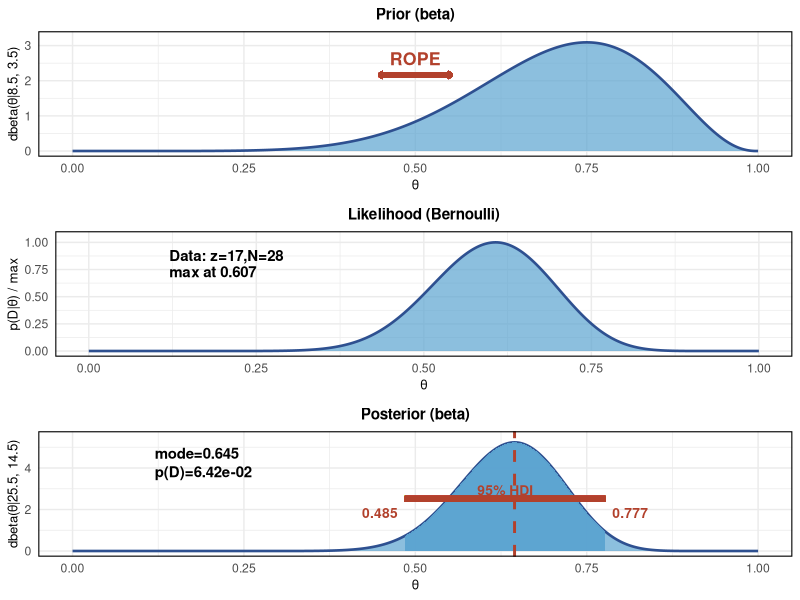

Generate this figure with R:
# ╔═══════════════════════════════════════════════════════════════════╗
# ║         C语言 vs Python性能比较：完整实验统计分析                  ║
# ║                  Bayesian & Frequentist Analysis                    ║
# ╚═══════════════════════════════════════════════════════════════════╝

# 实验设计：
# - 样本量：N = 28 对应的Python-C程序对
# - 结果：C程序较快的次数 z = 17（60.71%）
# - 问题：C程序是否真的比Python快？

library(ggplot2)
library(gridExtra)

cat("\n")
cat("╔═══════════════════════════════════════════════════════════════════╗\n")
cat("║              C程序 vs Python程序性能对比分析                       ║\n")
cat("║                    (28个程序配对实验)                              ║\n")
cat("╚═══════════════════════════════════════════════════════════════════╝\n")

# ========== 参数设定 ==========
n <- 28
z <- 17
p0 <- 0.5

# 先验参数（贝叶斯分析）
a_prior <- 8.5
b_prior <- 3.5
a_posterior <- a_prior + z
b_posterior <- b_prior + (n - z)

# ROPE区间
rope_lower <- 0.45
rope_upper <- 0.55

# ═══════════════════════════════════════════════════════════════════════
# 第一部分：频率主义Z检验
# ═══════════════════════════════════════════════════════════════════════

cat("\n【第一部分：频率主义推断（Z检验）】\n")
cat("─────────────────────────────────────────────\n")

p_hat <- z / n
se <- sqrt(p0 * (1 - p0) / n)
z_value <- (p_hat - p0) / se
p_value_freq <- 2 * pnorm(-abs(z_value))

# 二项检验
binom_test_result <- binom.test(z, n, p0, alternative = "two.sided")

cat(sprintf("样本比例（p̂）：%.4f (%.2f%%)\n", p_hat, p_hat * 100))
cat(sprintf("标准误（SE）：%.6f\n", se))
cat(sprintf("Z统计量：%.4f\n", z_value))
cat(sprintf("p值（双尾）：%.4f\n", p_value_freq))
cat(sprintf("\n决策（α = 0.05）：\n"))
if (p_value_freq < 0.05) {
  cat("  ✓ 拒绝零假设：C程序显著快于Python\n")
} else {
  cat("  ✗ 无法拒绝零假设：C程序与Python无显著差异\n")
}

# ═══════════════════════════════════════════════════════════════════════
# 第二部分：贝叶斯分析
# ═══════════════════════════════════════════════════════════════════════

cat("\n\n【第二部分：贝叶斯推断（Beta-Bernoulli模型）】\n")
cat("─────────────────────────────────────────────\n")

# 计算模式和均值
prior_mode <- (a_prior - 1) / (a_prior + b_prior - 2)
prior_mean <- a_prior / (a_prior + b_prior)
prior_quantiles <- qbeta(c(0.025, 0.975), a_prior, b_prior)

posterior_mode <- (a_posterior - 1) / (a_posterior + b_posterior - 2)
posterior_mean <- a_posterior / (a_posterior + b_posterior)
posterior_quantiles <- qbeta(c(0.025, 0.975), a_posterior, b_posterior)

# 边际似然
p_D <- integrate(function(x) dbeta(x, a_prior, b_prior) * dbinom(z, n, x), 0, 1)$value

# 似然比较
likelihood_max <- z / n

cat(sprintf("\n先验分布：Beta(%.1f, %.1f)\n", a_prior, b_prior))
cat(sprintf("  Mode：%.4f\n", prior_mode))
cat(sprintf("  均值：%.4f\n", prior_mean))
cat(sprintf("  95%% CI：[%.4f, %.4f]\n", prior_quantiles[1], prior_quantiles[2]))

cat(sprintf("\n后验分布：Beta(%.1f, %.1f)\n", a_posterior, b_posterior))
cat(sprintf("  Mode：%.4f\n", posterior_mode))
cat(sprintf("  均值：%.4f\n", posterior_mean))
cat(sprintf("  95%% HDI：[%.4f, %.4f]\n", posterior_quantiles[1], posterior_quantiles[2]))
cat(sprintf("\n边际似然 p(D)：%.4e\n", p_D))
cat(sprintf("最大似然估计 MLE：%.4f\n", likelihood_max))

cat(sprintf("\n贝叶斯推论：\n"))
cat(sprintf("  先验 → 后验的变化：%.4f → %.4f\n", prior_mode, posterior_mode))
cat(sprintf("  可信度区间变窄：宽度从 %.4f → %.4f\n", 
    prior_quantiles[2] - prior_quantiles[1],
    posterior_quantiles[2] - posterior_quantiles[1]))

# ═══════════════════════════════════════════════════════════════════════
# 第三部分：可视化
# ═══════════════════════════════════════════════════════════════════════

cat("\n\n【第三部分：生成可视化图表】\n")
cat("─────────────────────────────────────────────\n")

# 生成θ序列
theta <- seq(0, 1, length.out = 1000)

# 计算密度
prior <- dbeta(theta, a_prior, b_prior)
likelihood_raw <- theta^z * (1 - theta)^(n - z)
likelihood <- likelihood_raw / max(likelihood_raw)
posterior <- dbeta(theta, a_posterior, b_posterior)

df_prior <- data.frame(theta = theta, density = prior)
df_likelihood <- data.frame(theta = theta, density = likelihood)
df_posterior <- data.frame(theta = theta, density = posterior)

# 图1：先验分布
p1 <- ggplot(df_prior, aes(x = theta, y = density)) +
  geom_area(fill = "#5BA3D0", alpha = 0.7, color = NA) +
  geom_line(color = "#2E5090", linewidth = 0.9) +
  annotate("text", x = 0.5, y = max(prior) * 0.85,
           label = "ROPE", color = "#B2412C", fontface = "bold", size = 4.5, hjust = 0.5) +
  geom_segment(aes(x = rope_lower, xend = rope_upper, y = max(prior) * 0.70, yend = max(prior) * 0.70),
               color = "#B2412C", linewidth = 2, arrow = arrow(ends = "both", length = unit(0.08, "cm"))) +
  xlim(0, 1) + ylim(0, max(prior) * 1.05) +
  labs(title = "Prior (beta)",
       x = "θ",
       y = sprintf("dbeta(θ|%.1f, %.1f)", a_prior, b_prior)) +
  theme_minimal() +
  theme(
    plot.title = element_text(hjust = 0.5, size = 11, face = "bold"),
    axis.title = element_text(size = 9.5),
    panel.border = element_rect(fill = NA, color = "black", linewidth = 0.75)
  )

# 图2：似然函数
p2 <- ggplot(df_likelihood, aes(x = theta, y = density)) +
  geom_area(fill = "#5BA3D0", alpha = 0.7, color = NA) +
  geom_line(color = "#2E5090", linewidth = 0.9) +
  annotate("text", x = 0.12, y = max(likelihood) * 0.88,
           label = sprintf("Data: z=%d,N=%d", z, n),
           color = "black", fontface = "bold", size = 3.8, hjust = 0) +
  annotate("text", x = 0.12, y = max(likelihood) * 0.73,
           label = sprintf("max at %.3f", likelihood_max),
           color = "black", fontface = "bold", size = 3.8, hjust = 0) +
  xlim(0, 1) + ylim(0, max(likelihood) * 1.05) +
  labs(title = "Likelihood (Bernoulli)",
       x = "θ",
       y = "p(D|θ) / max") +
  theme_minimal() +
  theme(
    plot.title = element_text(hjust = 0.5, size = 11, face = "bold"),
    axis.title = element_text(size = 9.5),
    panel.border = element_rect(fill = NA, color = "black", linewidth = 0.75)
  )

# 图3：后验分布
p3 <- ggplot(df_posterior, aes(x = theta, y = density)) +
  geom_area(fill = "#5BA3D0", alpha = 0.7, color = NA) +
  geom_line(color = "#2E5090", linewidth = 0.9) +
  geom_area(data = df_posterior[df_posterior$theta >= posterior_quantiles[1] & 
                                df_posterior$theta <= posterior_quantiles[2], ],
            fill = "#5BA3D0", alpha = 0.95, color = NA) +
  geom_vline(xintercept = posterior_mode, color = "#B2412C", linetype = "dashed", linewidth = 1) +
  annotate("text", x = 0.12, y = max(posterior) * 0.90,
           label = sprintf("mode=%.3f", posterior_mode),
           color = "black", fontface = "bold", size = 3.8, hjust = 0) +
  annotate("text", x = 0.12, y = max(posterior) * 0.73,
           label = sprintf("p(D)=%.2e", p_D),
           color = "black", fontface = "bold", size = 3.8, hjust = 0) +
  geom_segment(aes(x = posterior_quantiles[1], xend = posterior_quantiles[2], 
                   y = max(posterior) * 0.48, yend = max(posterior) * 0.48),
               color = "#B2412C", linewidth = 2) +
  annotate("text", x = (posterior_quantiles[1] + posterior_quantiles[2])/2, y = max(posterior) * 0.56,
           label = "95% HDI", color = "#B2412C", fontface = "bold", size = 3.5, hjust = 0.5) +
  annotate("text", x = posterior_quantiles[1] - 0.01, y = max(posterior) * 0.35,
           label = sprintf("%.3f", posterior_quantiles[1]),
           color = "#B2412C", fontface = "bold", size = 3.5, hjust = 1) +
  annotate("text", x = posterior_quantiles[2] + 0.01, y = max(posterior) * 0.35,
           label = sprintf("%.3f", posterior_quantiles[2]),
           color = "#B2412C", fontface = "bold", size = 3.5, hjust = 0) +
  xlim(0, 1) + ylim(0, max(posterior) * 1.05) +
  labs(title = "Posterior (beta)",
       x = "θ",
       y = sprintf("dbeta(θ|%.1f, %.1f)", a_posterior, b_posterior)) +
  theme_minimal() +
  theme(
    plot.title = element_text(hjust = 0.5, size = 11, face = "bold"),
    axis.title = element_text(size = 9.5),
    panel.border = element_rect(fill = NA, color = "black", linewidth = 0.75)
  )

# 组合三个图表
combined_plot <- gridExtra::grid.arrange(p1, p2, p3, ncol = 1, heights = c(1, 1, 1))
ggsave("complete_experiment_analysis.png", combined_plot, width = 8.5, height = 10.5, dpi = 300)

print(combined_plot)

cat("\n✓ 贝叶斯分析图表已保存：complete_experiment_analysis.png\n")

# ═══════════════════════════════════════════════════════════════════════
# 总结
# ═══════════════════════════════════════════════════════════════════════

cat("\n")
cat("╔═══════════════════════════════════════════════════════════════════╗\n")
cat("║                         结论总结                                   ║\n")
cat("╚═══════════════════════════════════════════════════════════════════╝\n")

cat(sprintf("1. 频率主义检验结论：\n"))
cat(sprintf("   - Z = %.4f, p = %.4f (> 0.05)\n", z_value, p_value_freq))
cat(sprintf("   - 在α=0.05显著性水平下，无法拒绝零假设\n"))
cat(sprintf("   - C程序与Python程序性能无统计显著差异\n\n"))

cat(sprintf("2. 贝叶斯分析结论：\n"))
cat(sprintf("   - 先验认为：C程序有 %.1f%% 概率更快\n", prior_mode * 100))
cat(sprintf("   - 数据显示：C程序有 %.2f%% 概率更快（样本）\n", likelihood_max * 100))
cat(sprintf("   - 后验认为：C程序有 %.1f%% 概率更快\n", posterior_mode * 100))
cat(sprintf("   - 可信度提高：从 [%.1f%%, %.1f%%] 到 [%.1f%%, %.1f%%]\n",
            prior_quantiles[1] * 100, prior_quantiles[2] * 100,
            posterior_quantiles[1] * 100, posterior_quantiles[2] * 100))

cat(sprintf("\n3. 实际意义：\n"))
cat(sprintf("   - 虽然样本中C程序快60.71%%，但这个差异可能来自随机波动\n"))
cat(sprintf("   - 在实验设计上需要：\n"))
cat(sprintf("     * 更大的样本量（n > 28）\n"))
cat(sprintf("     * 更严格的测试控制\n"))
cat(sprintf("     * 多次重复实验验证\n"))

cat("\n════════════════════════════════════════════════════════════════════\n\n")
